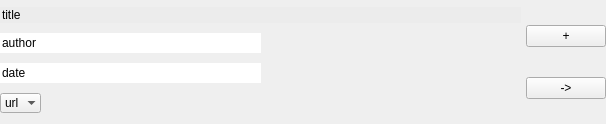
<?xml version="1.0" encoding="UTF-8"?>
<ui version="4.0">
 <class>info_widget</class>
 <widget class="QWidget" name="info_widget">
  <property name="geometry">
   <rect>
    <x>0</x>
    <y>0</y>
    <width>606</width>
    <height>124</height>
   </rect>
  </property>
  <property name="windowTitle">
   <string>Form</string>
  </property>
  <layout class="QHBoxLayout" name="horizontalLayout">
   <property name="spacing">
    <number>5</number>
   </property>
   <property name="leftMargin">
    <number>0</number>
   </property>
   <property name="topMargin">
    <number>0</number>
   </property>
   <property name="rightMargin">
    <number>0</number>
   </property>
   <property name="bottomMargin">
    <number>0</number>
   </property>
   <item>
    <layout class="QVBoxLayout" name="lay_info">
     <property name="spacing">
      <number>3</number>
     </property>
     <item>
      <widget class="QLineEdit" name="title">
       <property name="styleSheet">
        <string notr="true">background-color:#ececec;</string>
       </property>
       <property name="text">
        <string>title</string>
       </property>
       <property name="frame">
        <bool>false</bool>
       </property>
       <property name="readOnly">
        <bool>true</bool>
       </property>
       <property name="dt" stdset="0">
        <string>title</string>
       </property>
       <property name="border" stdset="0">
        <string>none</string>
       </property>
      </widget>
     </item>
     <item>
      <layout class="QHBoxLayout" name="lay_author">
       <item>
        <widget class="QLineEdit" name="author">
         <property name="styleSheet">
          <string notr="true"/>
         </property>
         <property name="text">
          <string>author</string>
         </property>
         <property name="frame">
          <bool>false</bool>
         </property>
         <property name="readOnly">
          <bool>true</bool>
         </property>
         <property name="bc" stdset="0">
          <string>transparent</string>
         </property>
         <property name="border" stdset="0">
          <string>none</string>
         </property>
        </widget>
       </item>
       <item>
        <spacer name="horizontalSpacer_6">
         <property name="orientation">
          <enum>Qt::Horizontal</enum>
         </property>
         <property name="sizeHint" stdset="0">
          <size>
           <width>40</width>
           <height>20</height>
          </size>
         </property>
        </spacer>
       </item>
      </layout>
     </item>
     <item>
      <layout class="QHBoxLayout" name="lay_date">
       <item>
        <widget class="QLineEdit" name="date">
         <property name="styleSheet">
          <string notr="true"/>
         </property>
         <property name="text">
          <string>date</string>
         </property>
         <property name="frame">
          <bool>false</bool>
         </property>
         <property name="readOnly">
          <bool>true</bool>
         </property>
         <property name="bc" stdset="0">
          <string>transparent</string>
         </property>
         <property name="border" stdset="0">
          <string>none</string>
         </property>
        </widget>
       </item>
       <item>
        <spacer name="horizontalSpacer_7">
         <property name="orientation">
          <enum>Qt::Horizontal</enum>
         </property>
         <property name="sizeHint" stdset="0">
          <size>
           <width>40</width>
           <height>20</height>
          </size>
         </property>
        </spacer>
       </item>
      </layout>
     </item>
     <item>
      <layout class="QHBoxLayout" name="lay_url">
       <item>
        <widget class="QComboBox" name="url">
         <property name="mouseTracking">
          <bool>false</bool>
         </property>
         <property name="focusPolicy">
          <enum>Qt::StrongFocus</enum>
         </property>
         <property name="contextMenuPolicy">
          <enum>Qt::DefaultContextMenu</enum>
         </property>
         <property name="styleSheet">
          <string notr="true"/>
         </property>
         <property name="maxVisibleItems">
          <number>5</number>
         </property>
         <property name="sizeAdjustPolicy">
          <enum>QComboBox::AdjustToContents</enum>
         </property>
         <property name="minimumContentsLength">
          <number>0</number>
         </property>
         <property name="frame">
          <bool>false</bool>
         </property>
         <property name="bc" stdset="0">
          <string>blue</string>
         </property>
         <property name="fs" stdset="0">
          <string>smaller</string>
         </property>
         <item>
          <property name="text">
           <string>url</string>
          </property>
         </item>
        </widget>
       </item>
       <item>
        <spacer name="horizontalSpacer_8">
         <property name="orientation">
          <enum>Qt::Horizontal</enum>
         </property>
         <property name="sizeHint" stdset="0">
          <size>
           <width>40</width>
           <height>20</height>
          </size>
         </property>
        </spacer>
       </item>
      </layout>
     </item>
    </layout>
   </item>
   <item>
    <layout class="QVBoxLayout" name="lay_bt">
     <item>
      <widget class="QPushButton" name="tableAdd">
       <property name="text">
        <string>+</string>
       </property>
       <property name="bc" stdset="0">
        <string>red</string>
       </property>
       <property name="fs" stdset="0">
        <string>small</string>
       </property>
      </widget>
     </item>
     <item>
      <widget class="QPushButton" name="articleGo">
       <property name="text">
        <string>-&gt;</string>
       </property>
       <property name="bc" stdset="0">
        <string>green2</string>
       </property>
       <property name="fs" stdset="0">
        <string>small</string>
       </property>
      </widget>
     </item>
    </layout>
   </item>
  </layout>
 </widget>
 <resources/>
 <connections/>
</ui>
